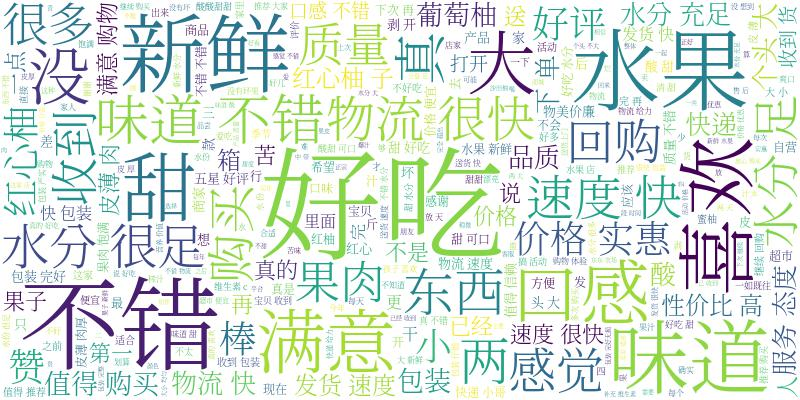

Recreate this plot in Python.
import os.path
import random

import pandas as pd
from os import path
import matplotlib.pyplot as plt
import numpy as np
from wordcloud import WordCloud, ImageColorGenerator

# d = path.dirname(__file__) if "__file__" in locals() else os.getcwd()

#加载中文字体
font_path =r'D:\2filerj\anaconda3\envs\torch\Lib\site-packages\wordcloud\examples\fonts\SourceHanSerif\SourceHanSerifK-Light.otf'


#加载一张彩色图片
# img0=Image.open(path.join(d, "alice_color.png"))
# back_coloring = np.array(img0)
# display(img0)

#加载文本文件。分好词的。词与词、句与句之间都使用空格分隔
df=pd.read_csv(r"/2preprocess/分词后_主题建模.csv")
list=df["分词"].values
str=" ".join(list)


wc = WordCloud(font_path=font_path,background_color="white",max_words=300,width=800, height=400)

wc.generate(str)

img1=wc.to_image()
img1.save("./data/红心柚数据分析/词云图.jpg")
def grey_color_func(word, font_size, position, orientation, random_state=None,
                    **kwargs):
    return "hsl(0, 0%%, %d%%)" % random.randint(60, 200)
#颜色蒙版
img2=wc.recolor(color_func=grey_color_func,random_state=1).to_image()

img2.show()
